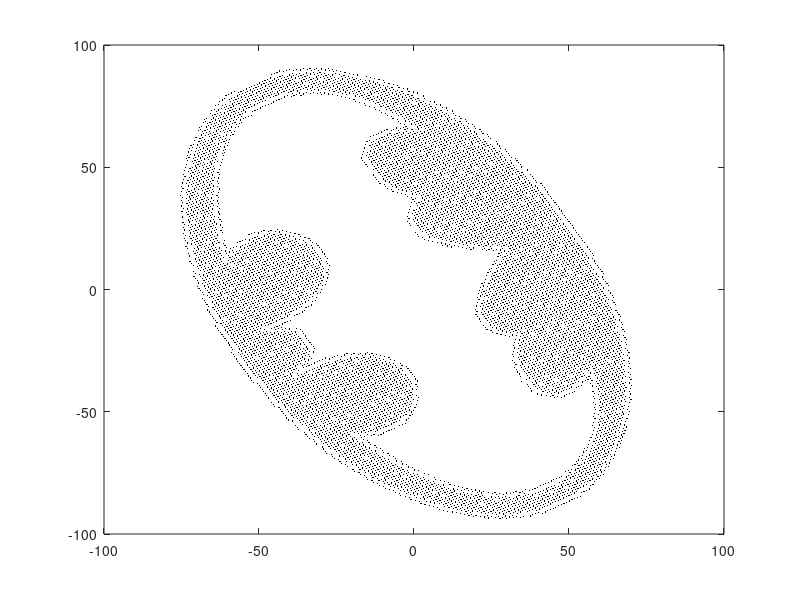

The MATLAB script that drew this image:
load('batman.mat')
a = [cos(2*pi/3) -sin(2*pi/3); sin(2*pi/3) cos(2*pi/3)];
T = a * B;
plot(T(1, :), T(2, :), 'k.','MarkerSize', 1)
